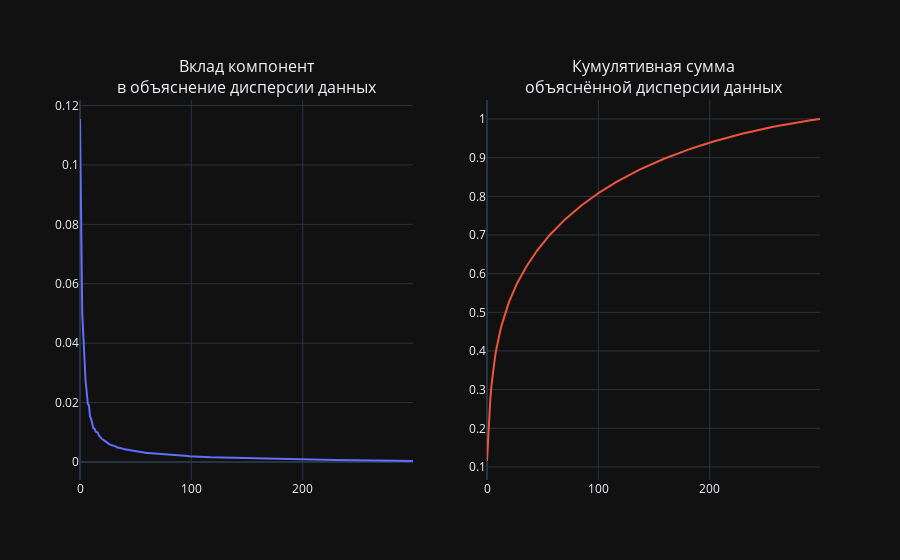

Source (notebook cell):
### Code cell
fig = make_subplots(1, 2, subplot_titles=['Вклад компонент<br>в объяснение дисперсии данных', 'Кумулятивная сумма<br>объяснённой дисперсии данных'])
fig.add_trace(
    go.Scatter(x=explained_variance.index, y=explained_variance['explained_variance']), 
    row=1, col=1
)
fig.add_trace(
    go.Scatter(x=explained_variance_cumsum.index, y=explained_variance_cumsum['explained_variance']), 
    row=1, col=2
)
fig.update_layout(showlegend=False)
iplot(fig)

### Figure 1 — Plotly figure (JSON) as saved in the notebook; plotly's stock layout.template omitted (floating-point values rounded to 4 significant figures; data arrays with more than 128 entries replaced by an {"elided": "..."} marker saying what was removed)
{"data": [{"x": {"elided": "300 int values"}, "xaxis": "x", "y": {"elided": "300 float values"}, "yaxis": "y", "type": "scatter"}, {"x": {"elided": "300 int values"}, "xaxis": "x2", "y": {"elided": "300 float values"}, "yaxis": "y2", "type": "scatter"}], "layout": {"annotations": [{"font": {"size": 16}, "showarrow": false, "text": "Вклад компонент<br>в объяснение дисперсии данных", "x": 0.225, "xanchor": "center", "xref": "paper", "y": 1.0, "yanchor": "bottom", "yref": "paper"}, {"font": {"size": 16}, "showarrow": false, "text": "Кумулятивная сумма<br>объяснённой дисперсии данных", "x": 0.775, "xanchor": "center", "xref": "paper", "y": 1.0, "yanchor": "bottom", "yref": "paper"}], "showlegend": false, "xaxis": {"anchor": "y", "domain": [0.0, 0.45]}, "yaxis": {"anchor": "x", "domain": [0.0, 1.0]}, "xaxis2": {"anchor": "y2", "domain": [0.55, 1.0]}, "yaxis2": {"anchor": "x2", "domain": [0.0, 1.0]}}}
